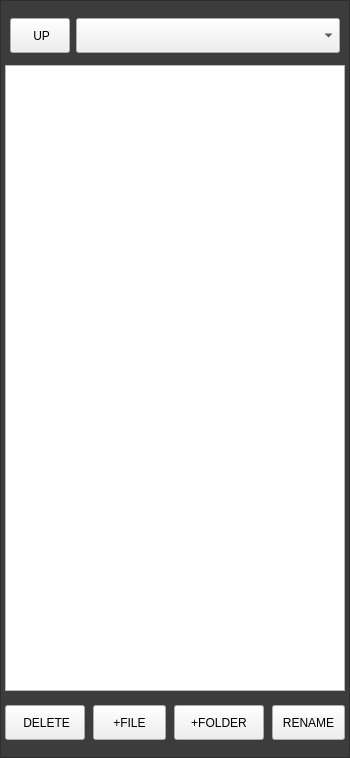
                <widget class="QFrame" name="frame_34">
                 <property name="geometry">
                  <rect>
                   <x>410</x>
                   <y>5</y>
                   <width>350</width>
                   <height>758</height>
                  </rect>
                 </property>
                 <property name="sizePolicy">
                  <sizepolicy hsizetype="Fixed" vsizetype="Preferred">
                   <horstretch>0</horstretch>
                   <verstretch>0</verstretch>
                  </sizepolicy>
                 </property>
                 <property name="minimumSize">
                  <size>
                   <width>350</width>
                   <height>0</height>
                  </size>
                 </property>
                 <property name="maximumSize">
                  <size>
                   <width>350</width>
                   <height>16777215</height>
                  </size>
                 </property>
                 <property name="styleSheet">
                  <string notr="true">.QFrame{
    background-color: rgb(60, 60, 60);
}</string>
                 </property>
                 <property name="frameShape">
                  <enum>QFrame::StyledPanel</enum>
                 </property>
                 <property name="frameShadow">
                  <enum>QFrame::Raised</enum>
                 </property>
                 <layout class="QVBoxLayout" name="verticalLayout_35">
                  <property name="leftMargin">
                   <number>4</number>
                  </property>
                  <property name="rightMargin">
                   <number>4</number>
                  </property>
                  <item>
                   <layout class="QHBoxLayout" name="horizontalLayout_121">
                    <property name="leftMargin">
                     <number>5</number>
                    </property>
                    <property name="topMargin">
                     <number>4</number>
                    </property>
                    <property name="rightMargin">
                     <number>5</number>
                    </property>
                    <property name="bottomMargin">
                     <number>8</number>
                    </property>
                    <item>
                     <widget class="QPushButton" name="folderUp_right">
                      <property name="sizePolicy">
                       <sizepolicy hsizetype="Fixed" vsizetype="Fixed">
                        <horstretch>0</horstretch>
                        <verstretch>0</verstretch>
                       </sizepolicy>
                      </property>
                      <property name="minimumSize">
                       <size>
                        <width>60</width>
                        <height>35</height>
                       </size>
                      </property>
                      <property name="maximumSize">
                       <size>
                        <width>50</width>
                        <height>30</height>
                       </size>
                      </property>
                      <property name="focusPolicy">
                       <enum>Qt::NoFocus</enum>
                      </property>
                      <property name="styleSheet">
                       <string notr="true">QPushButton {
   	font: 12pt &quot;Bebas Kai&quot;;
}</string>
                      </property>
                      <property name="text">
                       <string> UP</string>
                      </property>
                      <property name="icon">
                       <iconset resource="../resources.qrc">
                        <normaloff>:/images/folder_up.png</normaloff>:/images/folder_up.png</iconset>
                      </property>
                      <property name="iconSize">
                       <size>
                        <width>30</width>
                        <height>17</height>
                       </size>
                      </property>
                     </widget>
                    </item>
                    <item>
                     <widget class="RecentFileComboBox" name="recentfilecombobox_2">
                      <property name="sizePolicy">
                       <sizepolicy hsizetype="Preferred" vsizetype="Fixed">
                        <horstretch>1</horstretch>
                        <verstretch>0</verstretch>
                       </sizepolicy>
                      </property>
                      <property name="minimumSize">
                       <size>
                        <width>0</width>
                        <height>35</height>
                       </size>
                      </property>
                      <property name="maximumSize">
                       <size>
                        <width>16777215</width>
                        <height>30</height>
                       </size>
                      </property>
                     </widget>
                    </item>
                   </layout>
                  </item>
                  <item>
                   <layout class="QHBoxLayout" name="horizontalLayout_122">
                    <item>
                     <widget class="FileSystemTable" name="filesystemtable_right">
                      <property name="focusPolicy">
                       <enum>Qt::WheelFocus</enum>
                      </property>
                      <property name="styleSheet">
                       <string notr="true">FileSystemTable {
	color: black;
   	border: 4px;
	border-color: rgb(120, 120, 120);
	border-style: solid;
	background-color: rgb(238, 238, 236);
    font: 12pt &quot;Bebas Kai&quot;;
}

QHeaderView {
    background-color: rgb(220, 220, 220);
	color: black;
    border: none;
	border-radius:none;
	border-style: none;
	font: 13pt &quot;Bebas Kai&quot;;
}</string>
                      </property>
                      <property name="selectionMode">
                       <enum>QAbstractItemView::SingleSelection</enum>
                      </property>
                      <property name="showGrid">
                       <bool>false</bool>
                      </property>
                      <property name="sortingEnabled">
                       <bool>true</bool>
                      </property>
                      <property name="hiddenColumns" stdset="0">
                       <string>1,2</string>
                      </property>
                      <attribute name="horizontalHeaderDefaultSectionSize">
                       <number>180</number>
                      </attribute>
                     </widget>
                    </item>
                   </layout>
                  </item>
                  <item>
                   <layout class="QHBoxLayout" name="horizontalLayout_123">
                    <property name="spacing">
                     <number>8</number>
                    </property>
                    <property name="topMargin">
                     <number>6</number>
                    </property>
                    <property name="bottomMargin">
                     <number>8</number>
                    </property>
                    <item>
                     <widget class="QPushButton" name="main_delete_item_button">
                      <property name="sizePolicy">
                       <sizepolicy hsizetype="Fixed" vsizetype="Fixed">
                        <horstretch>0</horstretch>
                        <verstretch>0</verstretch>
                       </sizepolicy>
                      </property>
                      <property name="minimumSize">
                       <size>
                        <width>80</width>
                        <height>35</height>
                       </size>
                      </property>
                      <property name="maximumSize">
                       <size>
                        <width>90</width>
                        <height>30</height>
                       </size>
                      </property>
                      <property name="focusPolicy">
                       <enum>Qt::NoFocus</enum>
                      </property>
                      <property name="styleSheet">
                       <string notr="true">QPushButton {
   	font: 14pt &quot;Bebas Kai&quot;;
}</string>
                      </property>
                      <property name="text">
                       <string> DELETE</string>
                      </property>
                      <property name="icon">
                       <iconset resource="../resources.qrc">
                        <normaloff>:/images/delete.png</normaloff>:/images/delete.png</iconset>
                      </property>
                      <property name="iconSize">
                       <size>
                        <width>14</width>
                        <height>14</height>
                       </size>
                      </property>
                     </widget>
                    </item>
                    <item>
                     <widget class="QPushButton" name="main_new_file_button">
                      <property name="sizePolicy">
                       <sizepolicy hsizetype="Fixed" vsizetype="Fixed">
                        <horstretch>0</horstretch>
                        <verstretch>0</verstretch>
                       </sizepolicy>
                      </property>
                      <property name="minimumSize">
                       <size>
                        <width>70</width>
                        <height>35</height>
                       </size>
                      </property>
                      <property name="maximumSize">
                       <size>
                        <width>100</width>
                        <height>30</height>
                       </size>
                      </property>
                      <property name="focusPolicy">
                       <enum>Qt::NoFocus</enum>
                      </property>
                      <property name="styleSheet">
                       <string notr="true">QPushButton {
   	font: 14pt &quot;Bebas Kai&quot;;
}</string>
                      </property>
                      <property name="text">
                       <string>+FILE</string>
                      </property>
                      <property name="icon">
                       <iconset resource="../resources.qrc">
                        <normaloff>:/images/new_file.png</normaloff>:/images/new_file.png</iconset>
                      </property>
                      <property name="iconSize">
                       <size>
                        <width>12</width>
                        <height>16</height>
                       </size>
                      </property>
                     </widget>
                    </item>
                    <item>
                     <widget class="QPushButton" name="main_new_folder_button">
                      <property name="sizePolicy">
                       <sizepolicy hsizetype="Fixed" vsizetype="Fixed">
                        <horstretch>0</horstretch>
                        <verstretch>0</verstretch>
                       </sizepolicy>
                      </property>
                      <property name="minimumSize">
                       <size>
                        <width>90</width>
                        <height>35</height>
                       </size>
                      </property>
                      <property name="maximumSize">
                       <size>
                        <width>125</width>
                        <height>30</height>
                       </size>
                      </property>
                      <property name="focusPolicy">
                       <enum>Qt::NoFocus</enum>
                      </property>
                      <property name="styleSheet">
                       <string notr="true">QPushButton {
   	font: 14pt &quot;Bebas Kai&quot;;
}</string>
                      </property>
                      <property name="text">
                       <string>+FOLDER</string>
                      </property>
                      <property name="icon">
                       <iconset resource="../resources.qrc">
                        <normaloff>:/images/new_folder.png</normaloff>:/images/new_folder.png</iconset>
                      </property>
                      <property name="iconSize">
                       <size>
                        <width>28</width>
                        <height>15</height>
                       </size>
                      </property>
                     </widget>
                    </item>
                    <item>
                     <widget class="QPushButton" name="main_rename_item_button">
                      <property name="sizePolicy">
                       <sizepolicy hsizetype="Fixed" vsizetype="Fixed">
                        <horstretch>0</horstretch>
                        <verstretch>0</verstretch>
                       </sizepolicy>
                      </property>
                      <property name="minimumSize">
                       <size>
                        <width>60</width>
                        <height>35</height>
                       </size>
                      </property>
                      <property name="maximumSize">
                       <size>
                        <width>90</width>
                        <height>30</height>
                       </size>
                      </property>
                      <property name="focusPolicy">
                       <enum>Qt::NoFocus</enum>
                      </property>
                      <property name="styleSheet">
                       <string notr="true">QPushButton {
   	font: 14pt &quot;Bebas Kai&quot;;
}</string>
                      </property>
                      <property name="text">
                       <string>RENAME</string>
                      </property>
                     </widget>
                    </item>
                   </layout>
                  </item>
                 </layout>
                </widget>
